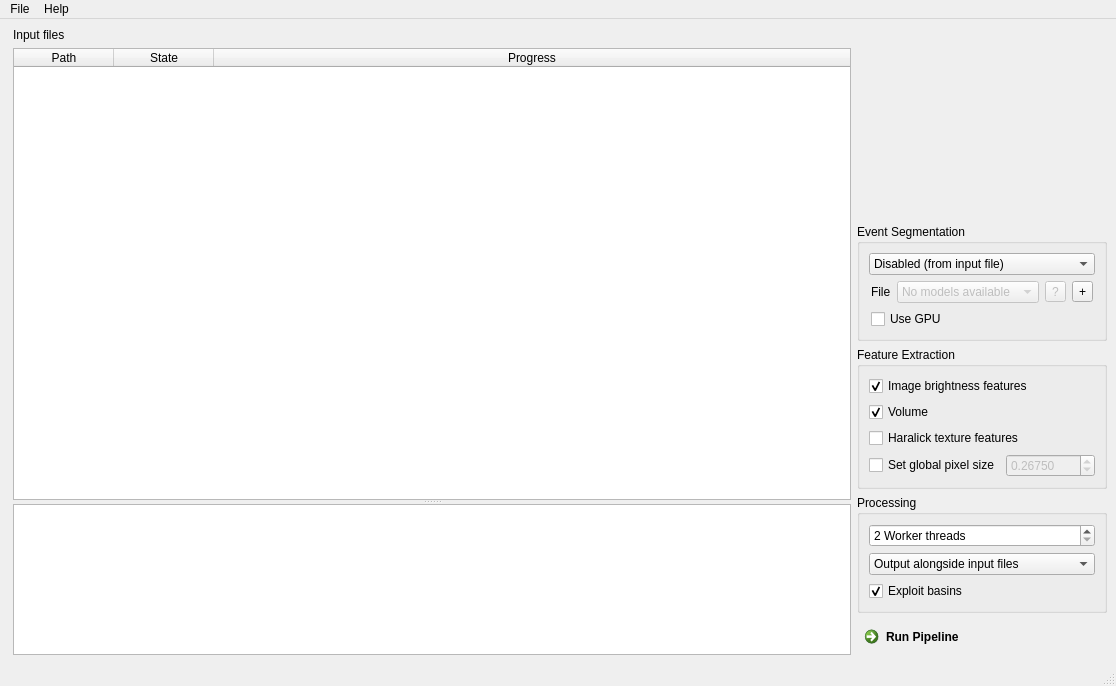
<?xml version="1.0" encoding="UTF-8"?>
<ui version="4.0">
 <class>MainWindow</class>
 <widget class="QMainWindow" name="MainWindow">
  <property name="geometry">
   <rect>
    <x>0</x>
    <y>0</y>
    <width>1116</width>
    <height>686</height>
   </rect>
  </property>
  <property name="windowTitle">
   <string>MainWindow</string>
  </property>
  <widget class="QWidget" name="centralwidget">
   <layout class="QHBoxLayout" name="horizontalLayout" stretch="4,1">
    <property name="leftMargin">
     <number>9</number>
    </property>
    <item>
     <layout class="QVBoxLayout" name="verticalLayout_5">
      <property name="leftMargin">
       <number>4</number>
      </property>
      <item>
       <widget class="QLabel" name="label_2">
        <property name="sizePolicy">
         <sizepolicy hsizetype="Expanding" vsizetype="Preferred">
          <horstretch>0</horstretch>
          <verstretch>0</verstretch>
         </sizepolicy>
        </property>
        <property name="text">
         <string>Input files</string>
        </property>
       </widget>
      </item>
      <item>
       <widget class="QSplitter" name="splitter">
        <property name="orientation">
         <enum>Qt::Vertical</enum>
        </property>
        <widget class="ProgressTable" name="tableWidget_input">
         <property name="sizePolicy">
          <sizepolicy hsizetype="Expanding" vsizetype="Expanding">
           <horstretch>1</horstretch>
           <verstretch>3</verstretch>
          </sizepolicy>
         </property>
         <property name="editTriggers">
          <set>QAbstractItemView::NoEditTriggers</set>
         </property>
         <property name="dragDropMode">
          <enum>QAbstractItemView::NoDragDrop</enum>
         </property>
         <property name="alternatingRowColors">
          <bool>true</bool>
         </property>
         <property name="selectionMode">
          <enum>QAbstractItemView::SingleSelection</enum>
         </property>
         <property name="selectionBehavior">
          <enum>QAbstractItemView::SelectRows</enum>
         </property>
         <property name="textElideMode">
          <enum>Qt::ElideMiddle</enum>
         </property>
         <property name="horizontalScrollMode">
          <enum>QAbstractItemView::ScrollPerPixel</enum>
         </property>
         <property name="sortingEnabled">
          <bool>true</bool>
         </property>
         <property name="cornerButtonEnabled">
          <bool>false</bool>
         </property>
         <attribute name="horizontalHeaderMinimumSectionSize">
          <number>100</number>
         </attribute>
         <attribute name="horizontalHeaderDefaultSectionSize">
          <number>100</number>
         </attribute>
         <attribute name="horizontalHeaderShowSortIndicator" stdset="0">
          <bool>false</bool>
         </attribute>
         <attribute name="horizontalHeaderStretchLastSection">
          <bool>true</bool>
         </attribute>
         <column>
          <property name="text">
           <string>Path</string>
          </property>
         </column>
         <column>
          <property name="text">
           <string>State</string>
          </property>
         </column>
         <column>
          <property name="text">
           <string>Progress</string>
          </property>
         </column>
        </widget>
        <widget class="QTextBrowser" name="textBrowser">
         <property name="sizePolicy">
          <sizepolicy hsizetype="Expanding" vsizetype="Expanding">
           <horstretch>1</horstretch>
           <verstretch>1</verstretch>
          </sizepolicy>
         </property>
        </widget>
       </widget>
      </item>
     </layout>
    </item>
    <item>
     <widget class="QWidget" name="widget_options" native="true">
      <property name="sizePolicy">
       <sizepolicy hsizetype="Minimum" vsizetype="Preferred">
        <horstretch>0</horstretch>
        <verstretch>0</verstretch>
       </sizepolicy>
      </property>
      <layout class="QVBoxLayout" name="verticalLayout">
       <property name="leftMargin">
        <number>0</number>
       </property>
       <property name="topMargin">
        <number>0</number>
       </property>
       <property name="rightMargin">
        <number>0</number>
       </property>
       <property name="bottomMargin">
        <number>0</number>
       </property>
       <item>
        <spacer name="verticalSpacer_2">
         <property name="orientation">
          <enum>Qt::Vertical</enum>
         </property>
         <property name="sizeHint" stdset="0">
          <size>
           <width>20</width>
           <height>40</height>
          </size>
         </property>
        </spacer>
       </item>
       <item>
        <widget class="QGroupBox" name="groupBox_4">
         <property name="sizePolicy">
          <sizepolicy hsizetype="Preferred" vsizetype="Preferred">
           <horstretch>0</horstretch>
           <verstretch>0</verstretch>
          </sizepolicy>
         </property>
         <property name="title">
          <string>Event Segmentation</string>
         </property>
         <layout class="QGridLayout" name="gridLayout_2">
          <item row="0" column="0">
           <widget class="QComboBox" name="comboBox_segmenter">
            <property name="sizePolicy">
             <sizepolicy hsizetype="Minimum" vsizetype="Fixed">
              <horstretch>0</horstretch>
              <verstretch>0</verstretch>
             </sizepolicy>
            </property>
            <property name="toolTip">
             <string>Select the segmentation method to use</string>
            </property>
            <item>
             <property name="text">
              <string>Disabled (from input file)</string>
             </property>
            </item>
            <item>
             <property name="text">
              <string>Thresholding</string>
             </property>
            </item>
            <item>
             <property name="text">
              <string>ML Model</string>
             </property>
            </item>
           </widget>
          </item>
          <item row="1" column="0" alignment="Qt::AlignTop">
           <widget class="QStackedWidget" name="stackedWidget_segmenter">
            <property name="sizePolicy">
             <sizepolicy hsizetype="Minimum" vsizetype="Minimum">
              <horstretch>0</horstretch>
              <verstretch>0</verstretch>
             </sizepolicy>
            </property>
            <property name="currentIndex">
             <number>2</number>
            </property>
            <widget class="QWidget" name="page_copy">
             <layout class="QGridLayout" name="gridLayout"/>
            </widget>
            <widget class="QWidget" name="page_thresh">
             <layout class="QGridLayout" name="gridLayout_3">
              <property name="leftMargin">
               <number>2</number>
              </property>
              <property name="topMargin">
               <number>0</number>
              </property>
              <property name="rightMargin">
               <number>2</number>
              </property>
              <property name="bottomMargin">
               <number>0</number>
              </property>
              <item row="0" column="0">
               <widget class="QLabel" name="label">
                <property name="toolTip">
                 <string>Mask-generating threshold for the background-corrected image.</string>
                </property>
                <property name="text">
                 <string>Threshold</string>
                </property>
               </widget>
              </item>
              <item row="0" column="1">
               <widget class="QSpinBox" name="spinBox_thresh">
                <property name="toolTip">
                 <string>Values smaller than zero are allowed</string>
                </property>
                <property name="minimum">
                 <number>-10</number>
                </property>
                <property name="maximum">
                 <number>-1</number>
                </property>
                <property name="value">
                 <number>-6</number>
                </property>
               </widget>
              </item>
              <item row="1" column="0">
               <spacer name="verticalSpacer">
                <property name="orientation">
                 <enum>Qt::Vertical</enum>
                </property>
                <property name="sizeHint" stdset="0">
                 <size>
                  <width>20</width>
                  <height>0</height>
                 </size>
                </property>
               </spacer>
              </item>
             </layout>
            </widget>
            <widget class="QWidget" name="page_torch">
             <layout class="QVBoxLayout" name="verticalLayout_3">
              <property name="leftMargin">
               <number>2</number>
              </property>
              <property name="topMargin">
               <number>0</number>
              </property>
              <property name="rightMargin">
               <number>2</number>
              </property>
              <property name="bottomMargin">
               <number>0</number>
              </property>
              <item>
               <layout class="QGridLayout" name="gridLayout_4">
                <item row="0" column="1">
                 <widget class="QComboBox" name="comboBox_torch_model">
                  <property name="enabled">
                   <bool>false</bool>
                  </property>
                  <property name="sizePolicy">
                   <sizepolicy hsizetype="Expanding" vsizetype="Fixed">
                    <horstretch>0</horstretch>
                    <verstretch>0</verstretch>
                   </sizepolicy>
                  </property>
                  <item>
                   <property name="text">
                    <string>No models available</string>
                   </property>
                  </item>
                 </widget>
                </item>
                <item row="0" column="2">
                 <widget class="QToolButton" name="toolButton_torch_info">
                  <property name="enabled">
                   <bool>false</bool>
                  </property>
                  <property name="toolTip">
                   <string>show model details</string>
                  </property>
                  <property name="text">
                   <string>?</string>
                  </property>
                 </widget>
                </item>
                <item row="0" column="3">
                 <widget class="QToolButton" name="toolButton_torch_add">
                  <property name="toolTip">
                   <string>add a model file</string>
                  </property>
                  <property name="text">
                   <string>+</string>
                  </property>
                 </widget>
                </item>
                <item row="0" column="0">
                 <widget class="QLabel" name="label_3">
                  <property name="sizePolicy">
                   <sizepolicy hsizetype="Minimum" vsizetype="Preferred">
                    <horstretch>0</horstretch>
                    <verstretch>0</verstretch>
                   </sizepolicy>
                  </property>
                  <property name="text">
                   <string>File</string>
                  </property>
                 </widget>
                </item>
               </layout>
              </item>
              <item>
               <widget class="QCheckBox" name="checkBox_torch_use_gpu">
                <property name="text">
                 <string>Use GPU</string>
                </property>
               </widget>
              </item>
             </layout>
            </widget>
           </widget>
          </item>
         </layout>
        </widget>
       </item>
       <item alignment="Qt::AlignTop">
        <widget class="QGroupBox" name="groupBox_5">
         <property name="sizePolicy">
          <sizepolicy hsizetype="Preferred" vsizetype="Expanding">
           <horstretch>0</horstretch>
           <verstretch>0</verstretch>
          </sizepolicy>
         </property>
         <property name="title">
          <string>Feature Extraction</string>
         </property>
         <layout class="QVBoxLayout" name="verticalLayout_7">
          <item>
           <widget class="QCheckBox" name="checkBox_feat_bright">
            <property name="toolTip">
             <string>Compute brightness features, such as mean event brightness</string>
            </property>
            <property name="text">
             <string>Image brightness features</string>
            </property>
            <property name="checked">
             <bool>true</bool>
            </property>
           </widget>
          </item>
          <item>
           <widget class="QCheckBox" name="checkBox_feat_volume">
            <property name="toolTip">
             <string>Estimate the event volume using volrevolve algorithm</string>
            </property>
            <property name="text">
             <string>Volume</string>
            </property>
            <property name="checked">
             <bool>true</bool>
            </property>
           </widget>
          </item>
          <item>
           <widget class="QCheckBox" name="checkBox_feat_haralick">
            <property name="toolTip">
             <string>Compute the haralick texture features (computationally expensive)</string>
            </property>
            <property name="text">
             <string>Haralick texture features</string>
            </property>
           </widget>
          </item>
          <item>
           <layout class="QHBoxLayout" name="horizontalLayout_2">
            <property name="topMargin">
             <number>0</number>
            </property>
            <item>
             <widget class="QCheckBox" name="checkBox_pixel_size">
              <property name="toolTip">
               <string>Set the pixel size to a fixed value for all input files</string>
              </property>
              <property name="text">
               <string>Set global pixel size</string>
              </property>
             </widget>
            </item>
            <item>
             <widget class="QDoubleSpinBox" name="doubleSpinBox_pixel_size">
              <property name="enabled">
               <bool>false</bool>
              </property>
              <property name="decimals">
               <number>5</number>
              </property>
              <property name="minimum">
               <double>0.100000000000000</double>
              </property>
              <property name="maximum">
               <double>0.950000000000000</double>
              </property>
              <property name="value">
               <double>0.267500000000000</double>
              </property>
             </widget>
            </item>
           </layout>
          </item>
         </layout>
        </widget>
       </item>
       <item>
        <widget class="QGroupBox" name="groupBox_6">
         <property name="sizePolicy">
          <sizepolicy hsizetype="Preferred" vsizetype="Preferred">
           <horstretch>0</horstretch>
           <verstretch>0</verstretch>
          </sizepolicy>
         </property>
         <property name="title">
          <string>Processing</string>
         </property>
         <layout class="QVBoxLayout" name="verticalLayout_8">
          <item>
           <widget class="QSpinBox" name="spinBox_procs">
            <property name="toolTip">
             <string>Number of CPU threads to use, reduce if you need a responsive system</string>
            </property>
            <property name="suffix">
             <string> Worker threads</string>
            </property>
            <property name="minimum">
             <number>2</number>
            </property>
            <property name="maximum">
             <number>64</number>
            </property>
           </widget>
          </item>
          <item>
           <widget class="QComboBox" name="comboBox_output">
            <item>
             <property name="text">
              <string>Output alongside input files</string>
             </property>
            </item>
            <item>
             <property name="text">
              <string>Select output path...</string>
             </property>
            </item>
           </widget>
          </item>
          <item>
           <widget class="QCheckBox" name="checkBox_basins">
            <property name="toolTip">
             <string>Produce smaller output files faster by referring to the input data via basins</string>
            </property>
            <property name="text">
             <string>Exploit basins</string>
            </property>
            <property name="checked">
             <bool>true</bool>
            </property>
           </widget>
          </item>
         </layout>
        </widget>
       </item>
       <item>
        <widget class="QCommandLinkButton" name="commandLinkButton_run">
         <property name="text">
          <string>Run Pipeline</string>
         </property>
        </widget>
       </item>
      </layout>
     </widget>
    </item>
   </layout>
  </widget>
  <widget class="QMenuBar" name="menubar">
   <property name="geometry">
    <rect>
     <x>0</x>
     <y>0</y>
     <width>1116</width>
     <height>22</height>
    </rect>
   </property>
   <widget class="QMenu" name="menuHelp">
    <property name="title">
     <string>Help</string>
    </property>
    <addaction name="actionDocumentation"/>
    <addaction name="actionSoftware"/>
    <addaction name="actionAbout"/>
   </widget>
   <widget class="QMenu" name="menuFile">
    <property name="title">
     <string>File</string>
    </property>
    <addaction name="actionAdd"/>
    <addaction name="actionClear"/>
    <addaction name="separator"/>
    <addaction name="actionQuit"/>
   </widget>
   <addaction name="menuFile"/>
   <addaction name="menuHelp"/>
  </widget>
  <widget class="QStatusBar" name="statusbar"/>
  <action name="actionExit">
   <property name="text">
    <string>Quit</string>
   </property>
  </action>
  <action name="actionAbout">
   <property name="text">
    <string>About</string>
   </property>
  </action>
  <action name="actionSoftware">
   <property name="text">
    <string>Software</string>
   </property>
  </action>
  <action name="actionDocumentation">
   <property name="text">
    <string>Documentation</string>
   </property>
  </action>
  <action name="actionQuit">
   <property name="text">
    <string>Quit</string>
   </property>
  </action>
  <action name="actionAdd">
   <property name="text">
    <string>Add data</string>
   </property>
  </action>
  <action name="actionClear">
   <property name="text">
    <string>Clear list</string>
   </property>
  </action>
 </widget>
 <customwidgets>
  <customwidget>
   <class>ProgressTable</class>
   <extends>QTableWidget</extends>
   <header>chipstream.gui.table_progress</header>
  </customwidget>
 </customwidgets>
 <resources/>
 <connections>
  <connection>
   <sender>comboBox_segmenter</sender>
   <signal>currentIndexChanged(int)</signal>
   <receiver>stackedWidget_segmenter</receiver>
   <slot>setCurrentIndex(int)</slot>
   <hints>
    <hint type="sourcelabel">
     <x>1052</x>
     <y>248</y>
    </hint>
    <hint type="destinationlabel">
     <x>1052</x>
     <y>312</y>
    </hint>
   </hints>
  </connection>
  <connection>
   <sender>checkBox_pixel_size</sender>
   <signal>toggled(bool)</signal>
   <receiver>doubleSpinBox_pixel_size</receiver>
   <slot>setEnabled(bool)</slot>
   <hints>
    <hint type="sourcelabel">
     <x>1149</x>
     <y>547</y>
    </hint>
    <hint type="destinationlabel">
     <x>1310</x>
     <y>547</y>
    </hint>
   </hints>
  </connection>
 </connections>
</ui>
